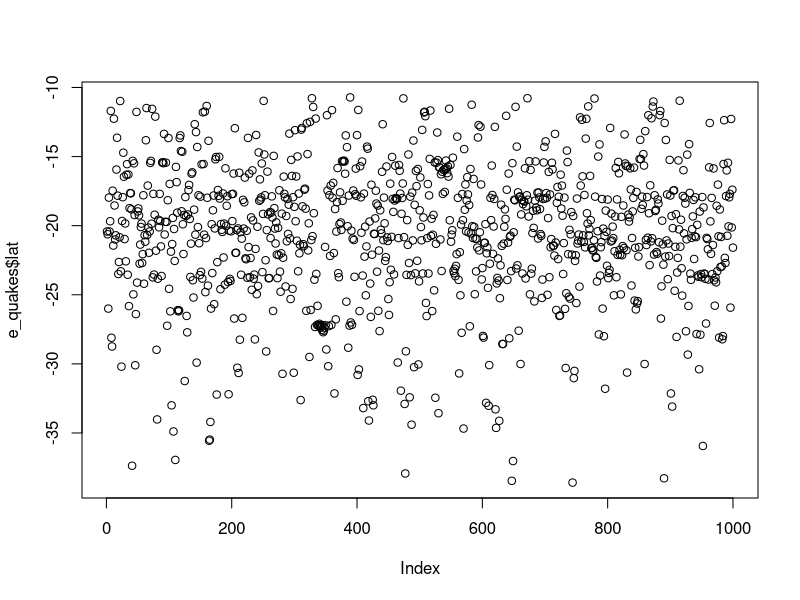
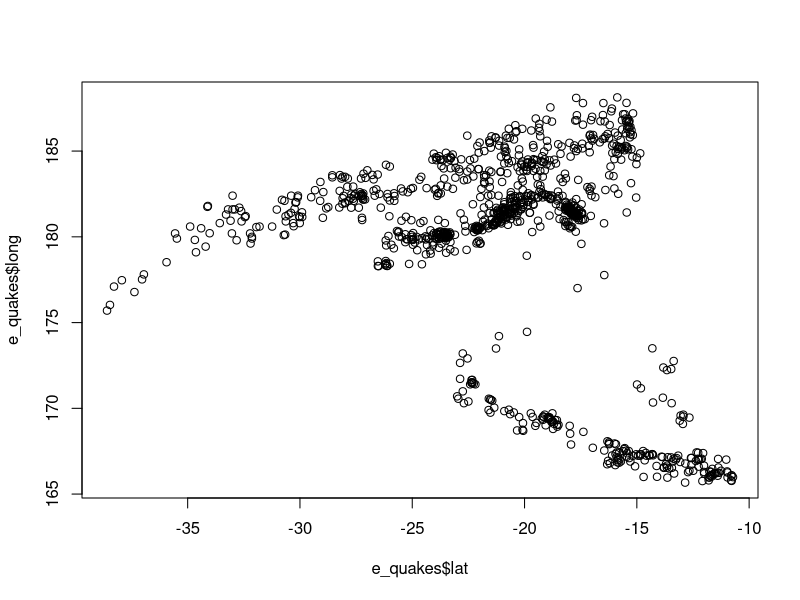
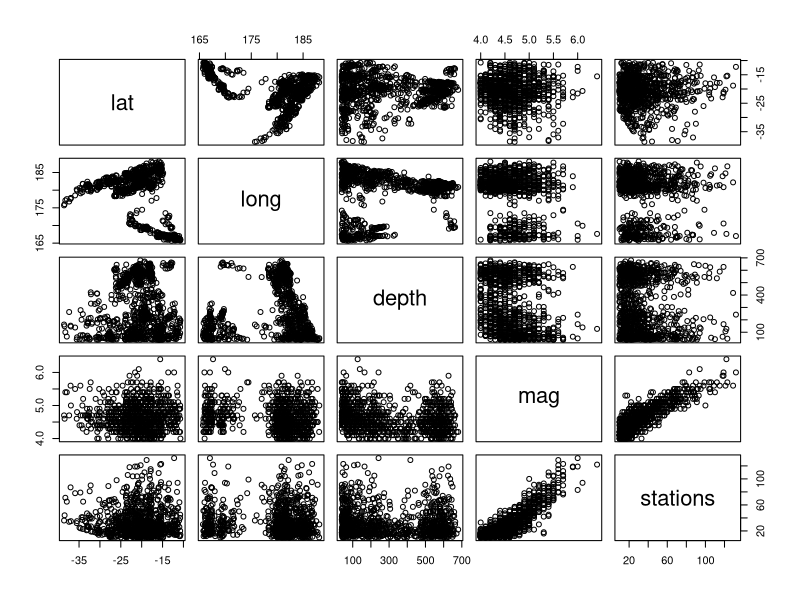
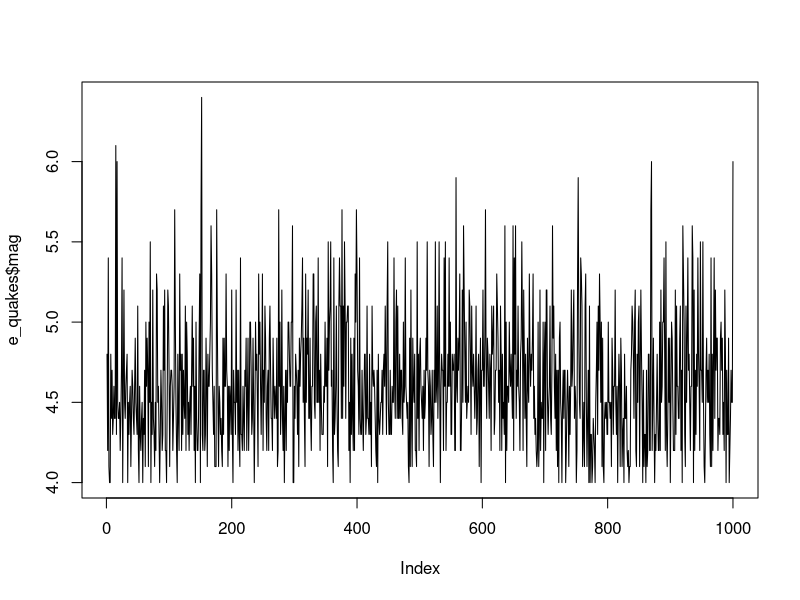
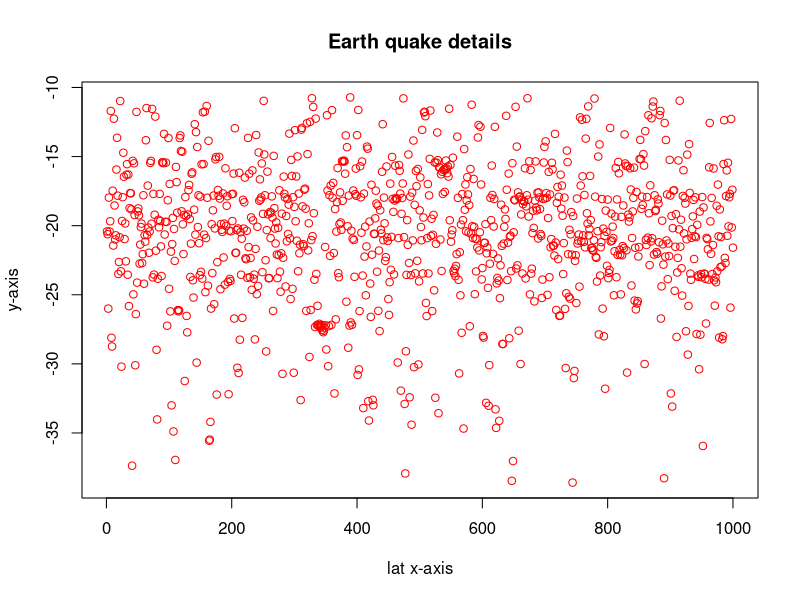
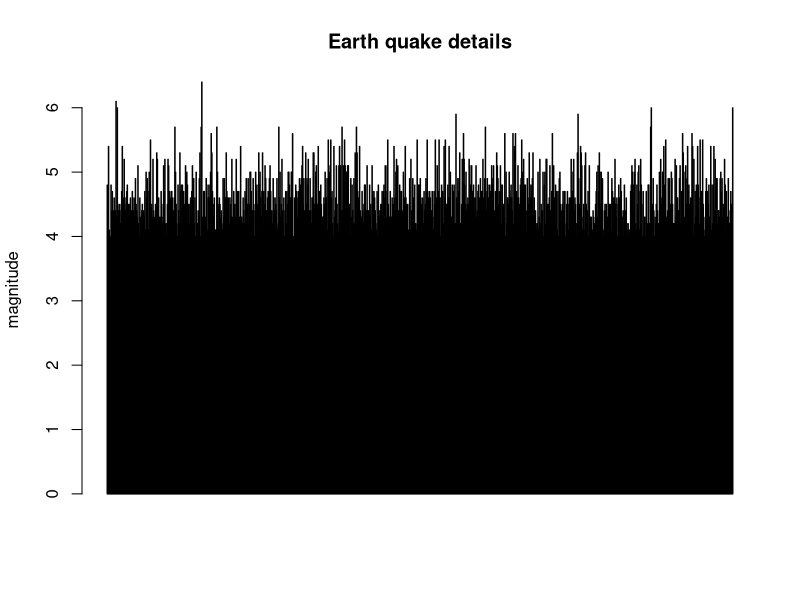
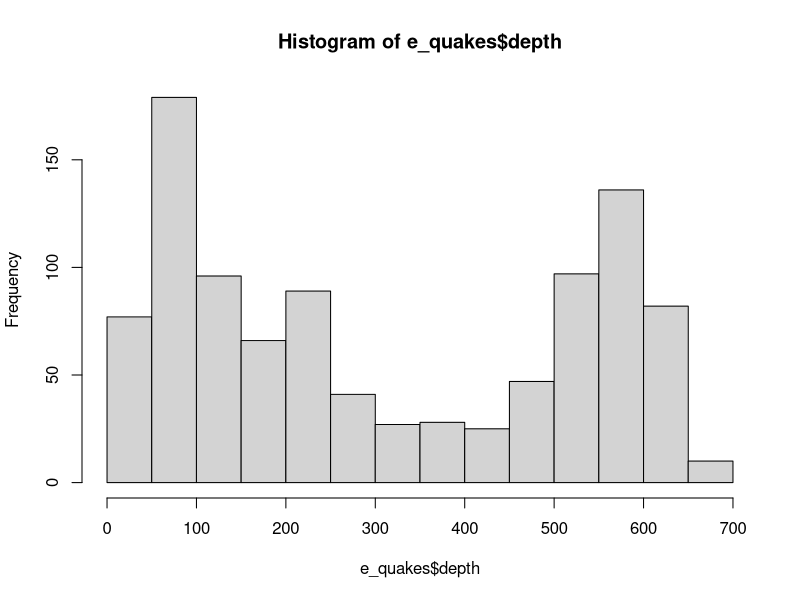
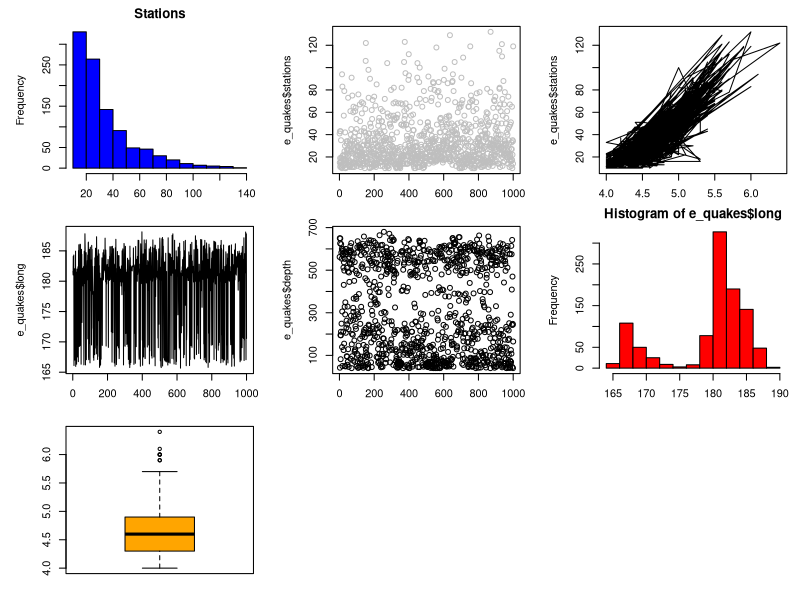

Source code (R) for these figures, in order:
e_quakes<-datasets::quakes

##top 10 and last 10 rows

head(e_quakes,10)
tail(e_quakes,5)

e_quakes[,c(1,2)]

df<-e_quakes[,-6]

summary(e_quakes[,1])



summary(e_quakes$lat)


###Summary of the data

summary(e_quakes$long)

summary(e_quakes$depth)

summary(e_quakes$mag)

summary(e_quakes$stations)

summary(e_quakes)

#####graph

plot(e_quakes$lat)

plot(e_quakes$lat,e_quakes$long,type="p")

plot(e_quakes)

plot(e_quakes$mag,type ="l")

plot(e_quakes$lat,xlab='lat x-axis',
     ylab='y-axis',main='Earth quake details',col='red')

#Horizontal bar plot

barplot(e_quakes$mag,main='Earth quake details',ylab='magnitude',col='blue', horiz=F,axes =T)

##Histogram

hist(e_quakes$depth)

par(mfrow=c(3,3),mar=c(2,5,2,1),  las=0, bty="o")
hist(e_quakes$stations,main='Stations',xlab='x-axis',col='blue')
plot(e_quakes$stations ,col='grey')
plot(e_quakes$mag,e_quakes$stations,type="l")
plot(e_quakes$long,type="l")
plot(e_quakes$depth)
hist(e_quakes$long,col='red')

boxplot(e_quakes$mag,col = 'orange')
